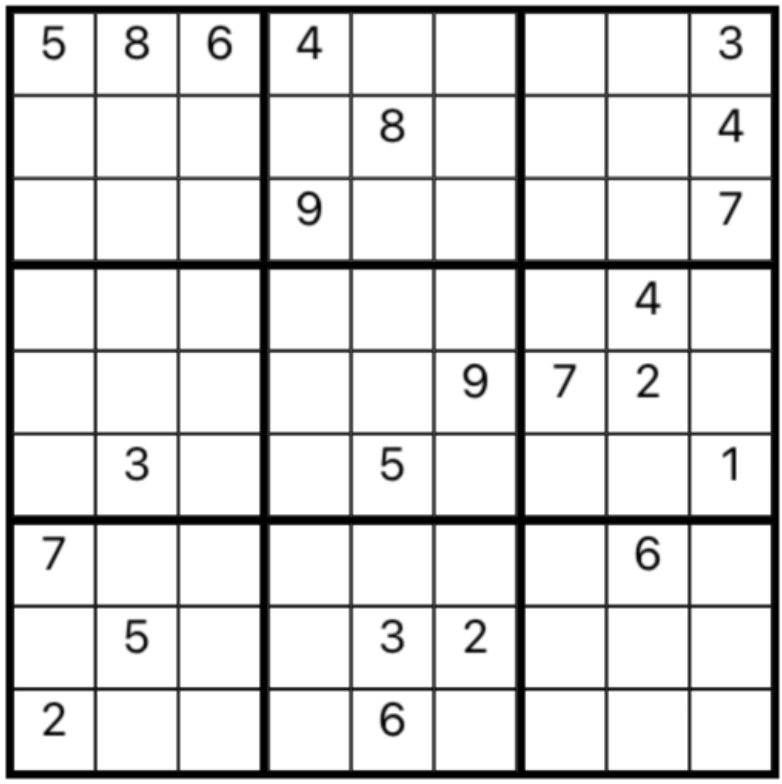
#> input picture Detection/py1/sudoku.png, 782 x 784 px
$ python detect.py
#> lines starting #> are read from the running program, lines starting #| are printed output that depends on the picture; after the words box and inside, x2 and y2 are one past the last pixel; in counts of white or black regions, pixels touching at a corner belong together
import cv2
from imutils import contours
import numpy as np

# Load image, grayscale, and adaptive threshold
image = cv2.imread('sudoku.png')
#> image is the input picture: shape (784, 782, 3); min 0, max 255, mean 219
gray = cv2.cvtColor(image, cv2.COLOR_BGR2GRAY)
thresh = cv2.adaptiveThreshold(gray,255,cv2.ADAPTIVE_THRESH_GAUSSIAN_C, cv2.THRESH_BINARY_INV,57,5)
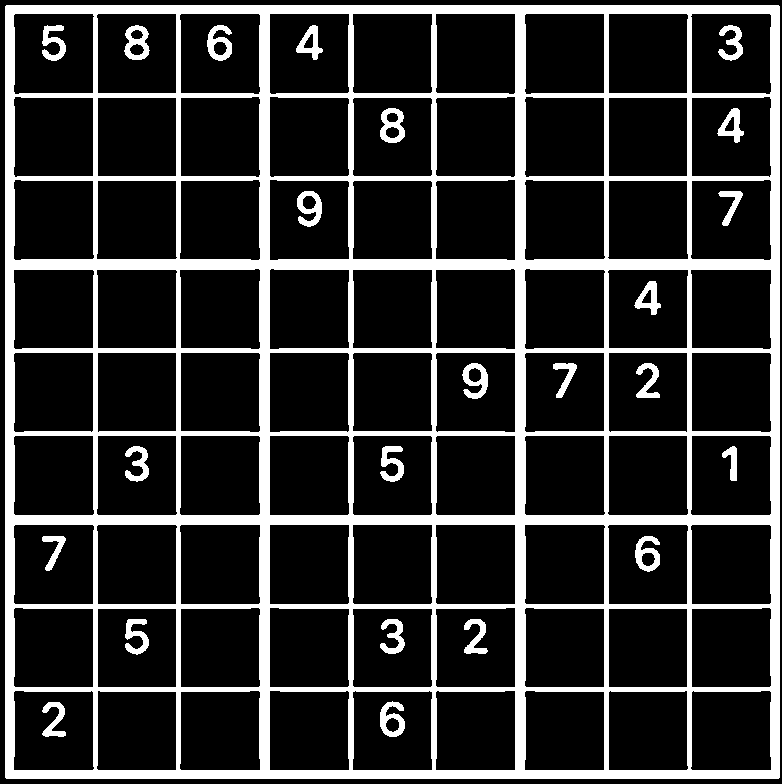
#> thresh: shape (784, 782); 18.6% white; 24 white regions

# Filter out all numbers and noise to isolate only boxes
cnts = cv2.findContours(thresh, cv2.RETR_TREE, cv2.CHAIN_APPROX_SIMPLE)
#> cnts = 117 contours; largest, box (x1, y1, x2, y2) and area: (5, 5, 780, 779) 598300, (690, 435, 772, 516) 6345, (690, 13, 772, 95) 6344, (690, 524, 772, 605) 6344, (179, 13, 261, 95) 6344
cnts = cnts[0] if len(cnts) == 2 else cnts[1]
for c in cnts:
    area = cv2.contourArea(c)
    if area < 1000:
        cv2.drawContours(thresh, [c], -1, (0,0,0), -1)
#> this loop made 117 passes
#> area on passes 1 to 12: 598300, 6275, 6245.5, 6264, 6269.5, 6199, 577.5, 156, 6270.5, 6271, 6244.5, 6274
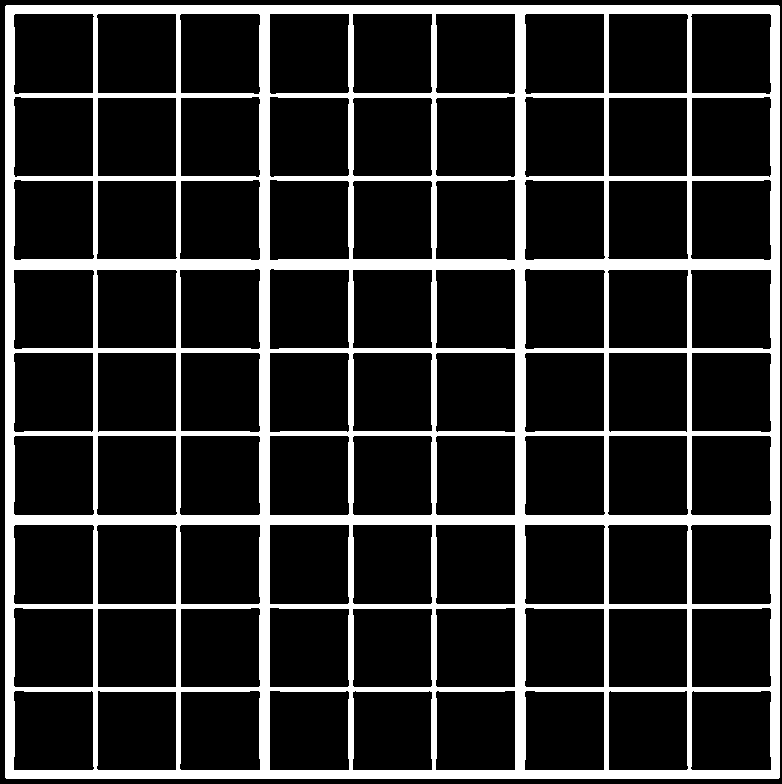
#> thresh: shape (784, 782); 17% white; 1 white region, box (x1, y1, x2, y2) and area: (5, 5, 780, 779) 103948

# Fix horizontal and vertical lines
vertical_kernel = cv2.getStructuringElement(cv2.MORPH_RECT, (1,5))
#> vertical_kernel = [1, 1, 1, 1, 1]
thresh = cv2.morphologyEx(thresh, cv2.MORPH_CLOSE, vertical_kernel, iterations=9)
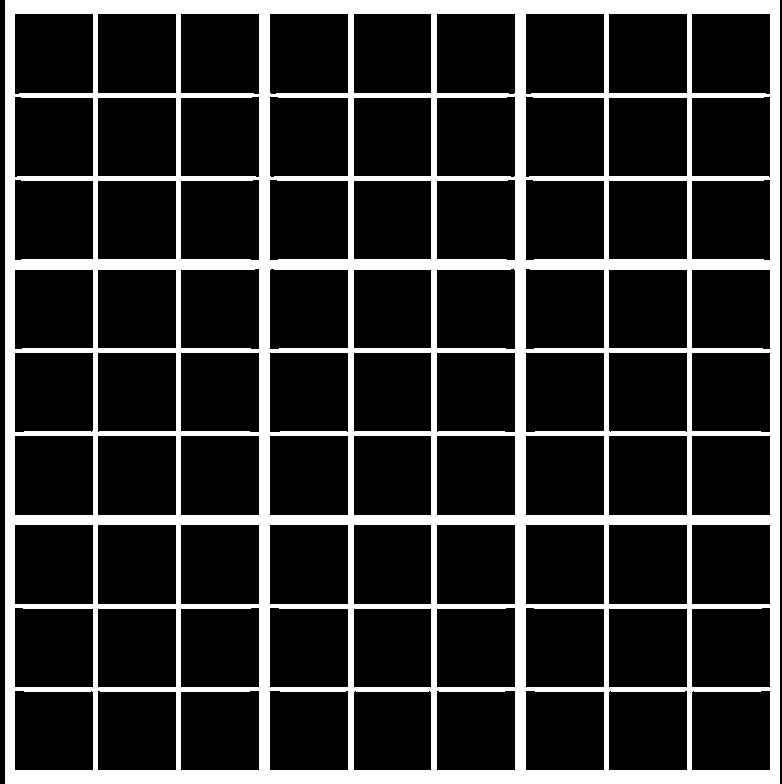
#> thresh: shape (784, 782); 18.4% white; 1 white region, box (x1, y1, x2, y2) and area: (5, 0, 780, 784) 112984
horizontal_kernel = cv2.getStructuringElement(cv2.MORPH_RECT, (5,1))
#> horizontal_kernel = [[1, 1, 1, 1, 1]]
thresh = cv2.morphologyEx(thresh, cv2.MORPH_CLOSE, horizontal_kernel, iterations=4)
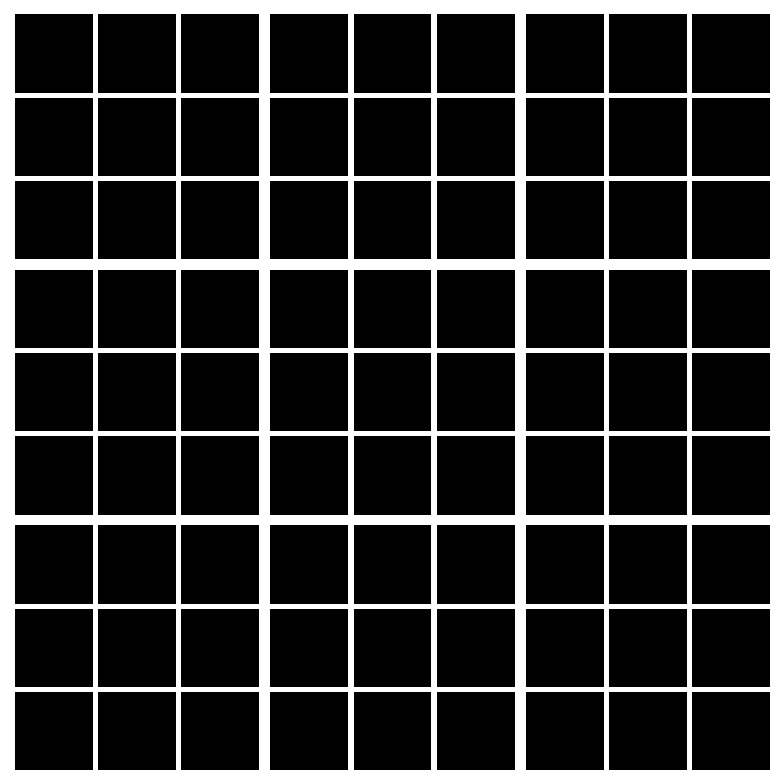
#> thresh: shape (784, 782); 19.4% white; 1 white region, box (x1, y1, x2, y2) and area: (0, 0, 782, 784) 118883

# Sort by top to bottom and each row by left to right
invert = 255 - thresh
#> invert: shape (784, 782); 80.6% white; 1 black region
cnts = cv2.findContours(invert, cv2.RETR_TREE, cv2.CHAIN_APPROX_SIMPLE)
#> cnts = 81 contours; largest, box (x1, y1, x2, y2) and area: (692, 525, 770, 604) 6006, (609, 525, 687, 604) 6006, (526, 525, 604, 604) 6006, (437, 525, 515, 604) 6006, (270, 525, 348, 604) 6006
cnts = cnts[0] if len(cnts) == 2 else cnts[1]
(cnts, _) = contours.sort_contours(cnts, method="top-to-bottom")
#> cnts = 81 contours; largest, box (x1, y1, x2, y2) and area: (692, 14, 770, 93) 6006, (609, 14, 687, 93) 6006, (526, 14, 604, 93) 6006, (437, 14, 515, 93) 6006, (270, 14, 348, 93) 6006

sudoku_rows = []
row = []
for (i, c) in enumerate(cnts, 1):
    area = cv2.contourArea(c)
    if area < 50000:
        row.append(c)
        if i % 9 == 0:
            (cnts, _) = contours.sort_contours(row, method="left-to-right")
            sudoku_rows.append(cnts)
            row = []
#> this loop made 81 passes
#> (c, area) on passes 1 to 12: ([[692, 14], [692, 92], [769, 92], [769, 14]], 6006), ([[609, 14], [609, 92], [686, 92], [686, 14]], 6006), ([[526, 14], [526, 92], [603, 92], [603, 14]], 6006), ([[437, 14], [437, 92], [514, 92], [514, 14]], 6006), ([[354, 14], [354, 92], [430, 92], [430, 14]], 5928), ([[270, 14], [270, 92], [347, 92], [347, 14]], 6006), ([[181, 14], [181, 92], [258, 92], [258, 14]], 6006), ([[98, 14], [98, 92], [175, 92], [175, 14]], 6006), ([[15, 14], [15, 92], [92, 92], [92, 14]], 6006), ([[692, 98], [692, 175], [769, 175], [769, 98]], 5929), ([[609, 98], [609, 175], [686, 175], [686, 98]], 5929), ([[526, 98], [526, 175], [603, 175], [603, 98]], 5929)
#> area on passes 61 to 66: 6006, 6006, 6006, 5929, 5929, 5929
#> after the loop, sudoku_rows = 9 items

# Iterate through each box
for row in sudoku_rows:
    for c in row:
        mask = np.zeros(image.shape, dtype=np.uint8)
        cv2.drawContours(mask, [c], -1, (200,200,200), -1)
        result = cv2.bitwise_and(image, mask)
        result[mask==0] = 255
        cv2.imshow('result', result)
        cv2.waitKey(175)
#> this loop made 9 passes
#> pass 1, `cv2.imshow('result', result)`:
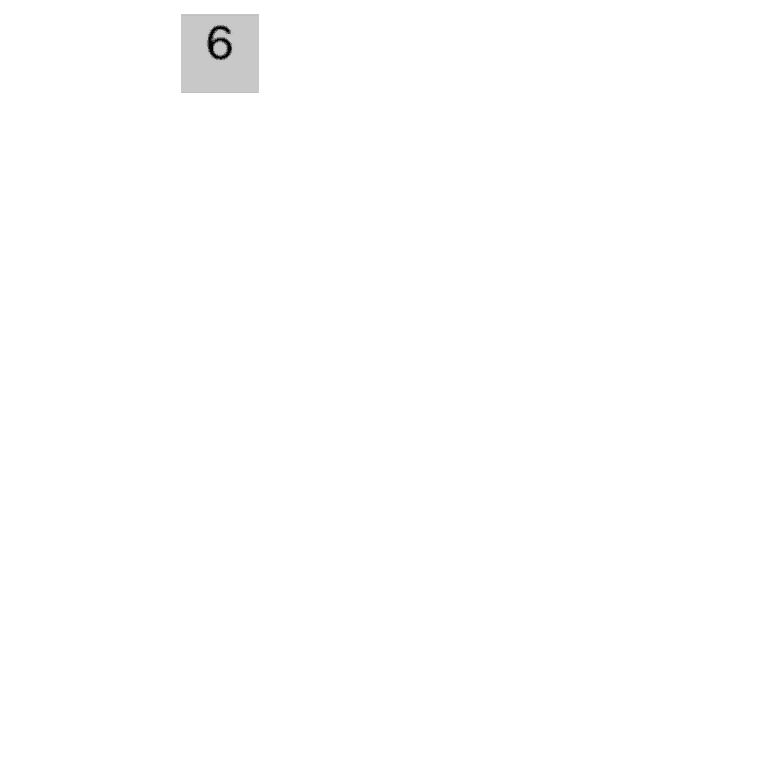
#> window 'result': shape (784, 782, 3); min 0, max 255, mean 254.3
#> pass 1, `cv2.imshow('result', result)`:
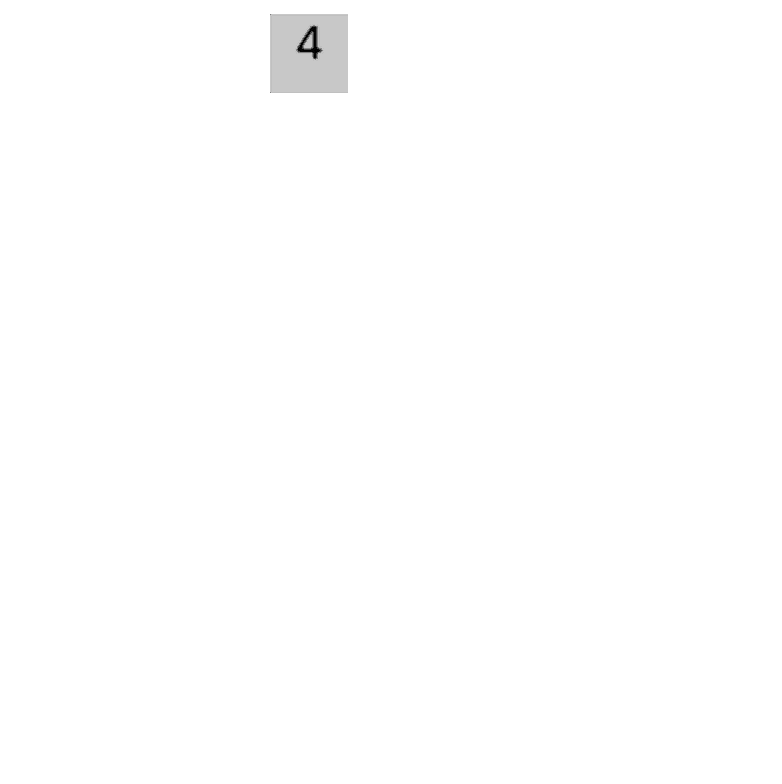
#> window 'result': shape (784, 782, 3); min 0, max 255, mean 254.3
#> after the loop:
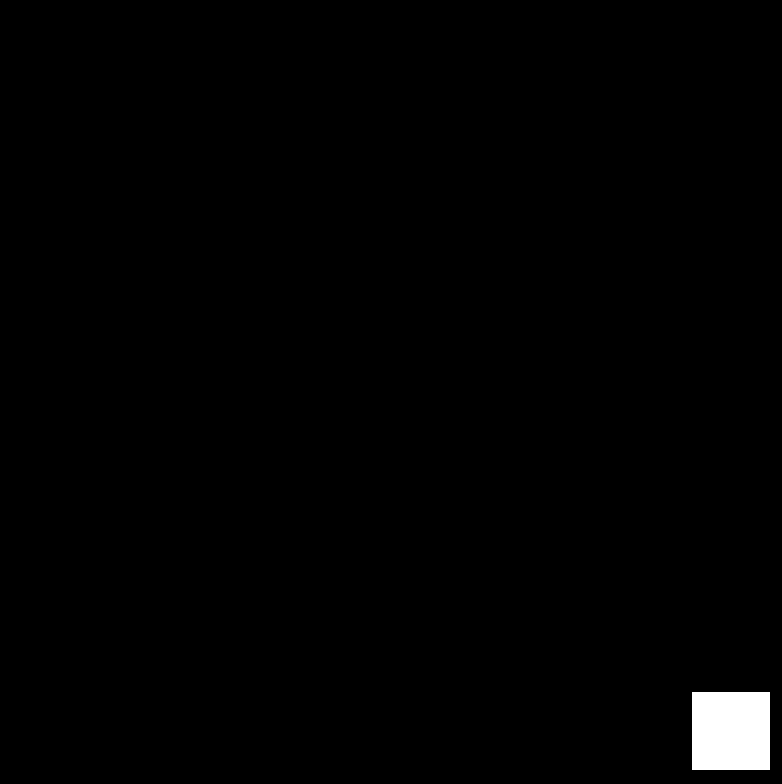
#> mask: shape (784, 782, 3); values 0 (black) and 200 (white), 0.99% white; 1 white region, box (x1, y1, x2, y2) and area: (692, 692, 770, 770) 6084

cv2.imshow('thresh', thresh)
cv2.imshow('invert', invert)
cv2.waitKey()
